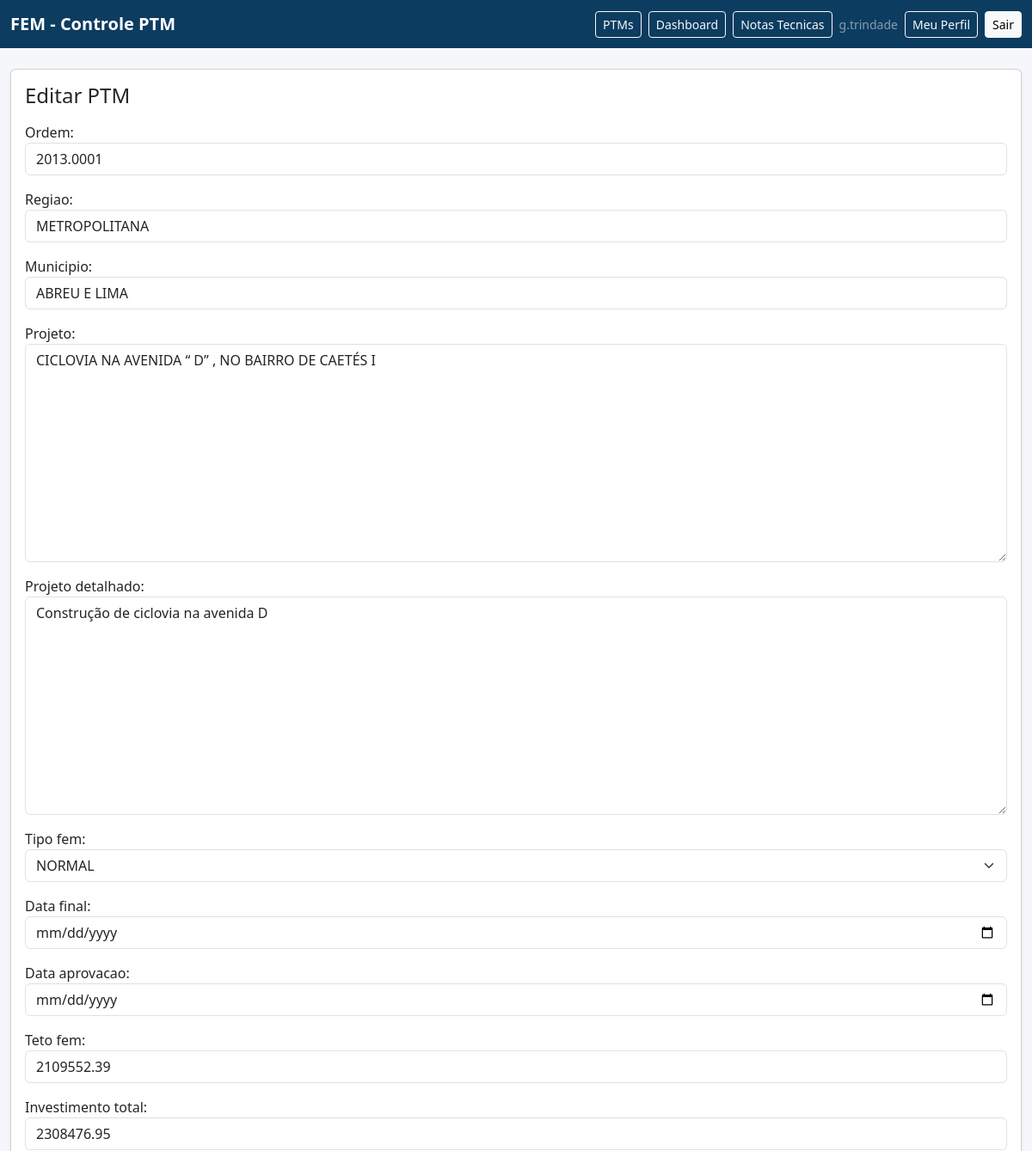
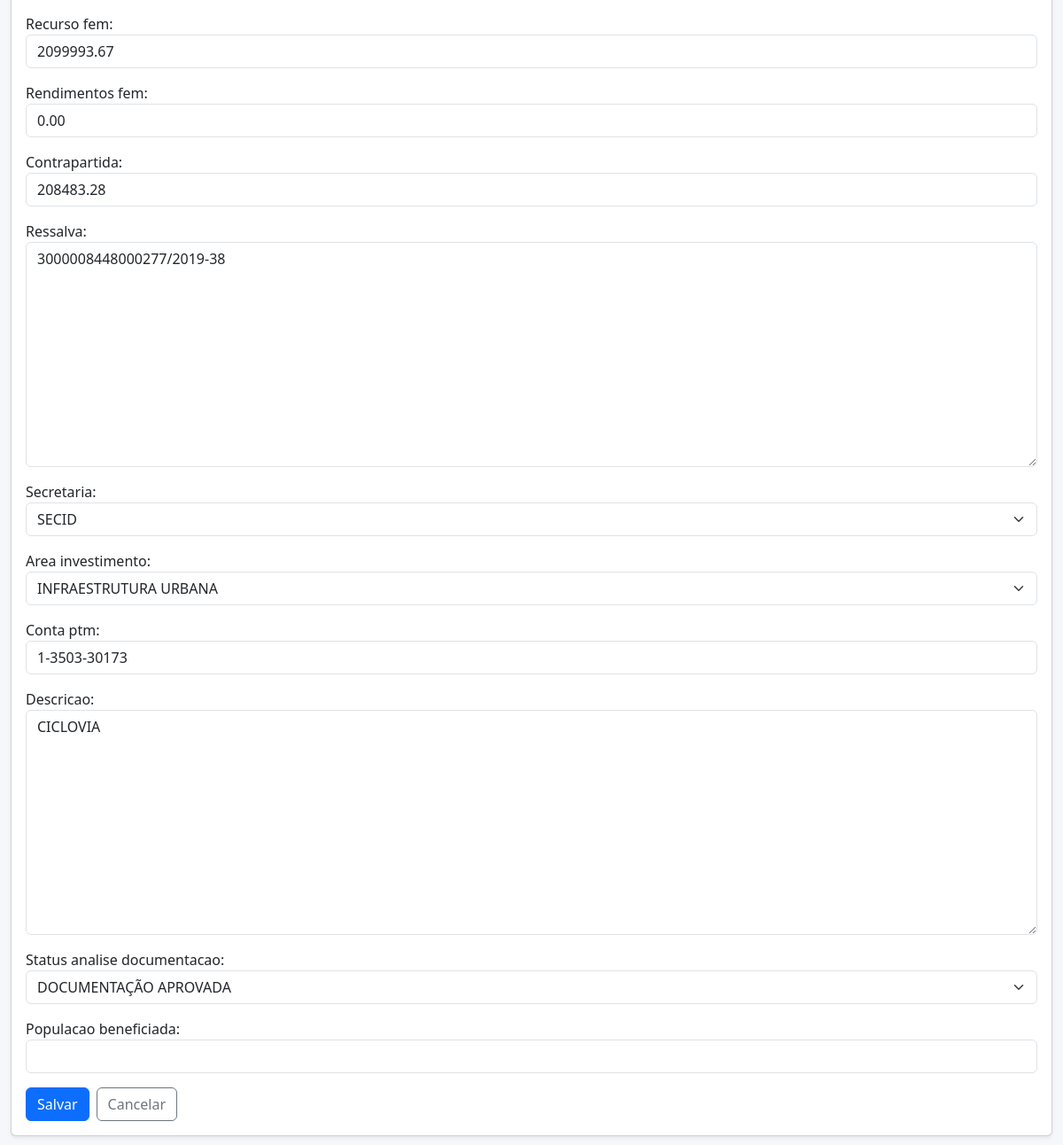
The app's page /ptms/1/editar/ (signed in) with its own data (2 pictures, top to bottom).
### ptms/models.py (models this page shows, shortened)
class PTM(TimestampedModel):
    ordem = models.CharField(max_length=30, unique=True)
    regiao = models.CharField(max_length=120)
    municipio = models.CharField(max_length=120)
    projeto = models.TextField()
    projeto_detalhado = models.TextField(blank=True)
    tipo_fem = models.ForeignKey(TipoFEM, on_delete=models.PROTECT)
    status_ptm_atual = models.ForeignKey(
        StatusPTM,
        on_delete=models.PROTECT,
        related_name="ptms_status_ptm",
        null=True,
        blank=True,
    )
    status_obra_atual = models.ForeignKey(
        StatusObra,
        on_delete=models.PROTECT,
        related_name="ptms_status_obra",
        null=True,
        blank=True,
    )
    data_final = models.DateField(null=True, blank=True)
    data_aprovacao = models.DateField(null=True, blank=True)
    teto_fem = models.DecimalField(max_digits=14, decimal_places=2, default=Decimal("0.00"))
    investimento_total = models.DecimalField(max_digits=14, decimal_places=2, default=Decimal("0.00"))
    recurso_fem = models.DecimalField(max_digits=14, decimal_places=2, default=Decimal("0.00"))
    rendimentos_fem = models.DecimalField(max_digits=14, decimal_places=2, default=Decimal("0.00"))
    contrapartida = models.DecimalField(max_digits=14, decimal_places=2, default=Decimal("0.00"))
    ressalva = models.TextField(blank=True)
    secretaria = models.ForeignKey(Secretaria, on_delete=models.PROTECT, null=True, blank=True)
    area_investimento = models.ForeignKey(AreaInvestimento, on_delete=models.PROTECT, null=True, blank=True)
    conta_ptm = models.CharField(max_length=50, blank=True)
    descricao = models.TextField(blank=True)
    codigo_acesso_publico = models.CharField(max_length=64, unique=True, null=True, blank=True)
    status_analise_documentacao = models.ForeignKey(
        StatusAnaliseDocumentacao,
        on_delete=models.PROTECT,
        related_name="ptms_status_analise_documentacao",
        null=True,
        blank=True,
    )
    populacao_beneficiada = models.PositiveIntegerField(null=True, blank=True)
    class Meta:
        ordering = ("ordem",)

### ptms/views.py (the view, shortened to what this page needs)
# urls.py: path('ptms/<int:pk>/editar/', PTMUpdateView.as_view(), name='ptm_update'),
class PTMUpdateView(UpdateView):
    model = PTM
    form_class = PTMForm
    template_name = "ptms/ptm_form.html"
    def dispatch(self, request, *args, **kwargs):
        self.object = self.get_object()
        blocked = _deny_edit_if_forbidden(request, self.object)
        if blocked:
            return blocked
        return super().dispatch(request, *args, **kwargs)

### ptms/forms.py
class PTMForm(BaseBootstrapModelForm):
    class Meta:
        model = PTM
        fields = [
            "ordem",
            "regiao",
            "municipio",
            "projeto",
            "projeto_detalhado",
            "tipo_fem",
            "data_final",
            "data_aprovacao",
            "teto_fem",
            "investimento_total",
            "recurso_fem",
            "rendimentos_fem",
            "contrapartida",
            "ressalva",
            "secretaria",
            "area_investimento",
            "conta_ptm",
            "descricao",
            "status_analise_documentacao",
            "populacao_beneficiada",
        ]
        widgets = {
            "data_final": DateInput(),
            "data_aprovacao": DateInput(),
        }

### core/models.py (called while the page is built)
    def __str__(self):
        return self.nome

### ptms/views.py (called while the page is built)
def _allowed_municipios_for_user(user):
    if user.is_superuser:
        return None
    return {
        _normalize_municipio(v)
        for v in user.user_municipios.select_related("municipio").values_list("municipio__nome", flat=True)
    }

def _user_can_edit_ptm(user, ptm):
    allowed = _allowed_municipios_for_user(user)
    if allowed is None:
        return True
    if not allowed:
        return False
    return _normalize_municipio(ptm.municipio) in allowed

def _deny_edit_if_forbidden(request, ptm, tab="eventos"):
    if _user_can_edit_ptm(request.user, ptm):
        return None
    messages.error(
        request,
        "Voce nao tem permissao para alterar este PTM. Verifique seus municipios vinculados.",
    )
    return redirect(f"{reverse('ptm_detail', kwargs={'pk': ptm.pk})}?tab={tab}")

### templates/ptms/ptm_form.html (shortened to what this page needs)
{% extends "base.html" %}
{% block content %}
<div class="card shadow-sm">
  <div class="card-body">
    <h1 class="h4 mb-3">{% if object %}Editar PTM{% else %}Novo PTM{% endif %}</h1>
    <form method="post">
      {{ form.as_p }}
      <div class="d-flex gap-2 mt-3">
        <button type="submit" class="btn btn-primary">Salvar</button>
        <a class="btn btn-outline-secondary" href="{% if object %}{% url 'ptm_detail' object.pk %}{% else %}{% url 'ptm_list' %}{% endif %}">Cancelar</a>
      </div>
    </form>
  </div>
</div>
{% endblock %}

### templates/partials/_navbar.html (shortened to what this page needs)
<nav class="navbar navbar-expand-lg navbar-dark" style="background-color:#0c3c60;">
  <div class="container-fluid app-main">
    <a class="navbar-brand fw-semibold" href="{% url 'ptm_list' %}">FEM - Controle PTM</a>
    <div class="d-flex align-items-center gap-2 flex-wrap">
      {% if user.is_authenticated %}
        <a class="btn btn-sm btn-outline-light" href="{% url 'ptm_list' %}">PTMs</a>
        <a class="btn btn-sm btn-outline-light" href="{% url 'dashboard' %}">Dashboard</a>
        <a class="btn btn-sm btn-outline-light" href="{% url 'nota_tecnica_select' %}">Notas Tecnicas</a>
      {% endif %}
      {% if user.is_authenticated %}
        <span class="text-white-50 small">{{ user.username }}</span>
        <a class="btn btn-sm btn-outline-light" href="{% url 'core:profile' %}">Meu Perfil</a>
        <form method="post" action="{% url 'core:logout' %}" class="m-0">
          <button type="submit" class="btn btn-sm btn-light">Sair</button>
        </form>
      {% else %}
        <a class="btn btn-sm btn-light" href="{% url 'core:login' %}">Entrar</a>
      {% endif %}
    </div>
  </div>
</nav>

### templates/partials/_styles.html (style rules this page uses)
body { background: #f5f7fb; }
.app-main { max-width: 1280px; }

### records on screen
PTM: ordem "2013.0001", regiao "METROPOLITANA", municipio "ABREU E LIMA", projeto "CICLOVIA NA AVENIDA “ D” , NO BAIRRO DE CAETÉS I", projeto_detalhado "Construção de ciclovia na avenida D", tipo_fem "NORMAL", teto_fem "2109552.39", investimento_total "2308476.95", recurso_fem "2099993.67", rendimentos_fem "0.00", contrapartida "208483.28", ressalva "3000008448000277/2019-38", secretaria "SECID", area_investimento "INFRAESTRUTURA URBANA", conta_ptm "1-3503-30173", descricao "CICLOVIA", status_analise_documentacao "DOCUMENTAÇÃO APROVADA"

### other values on screen
{{ user.username }} "g.trindade"
